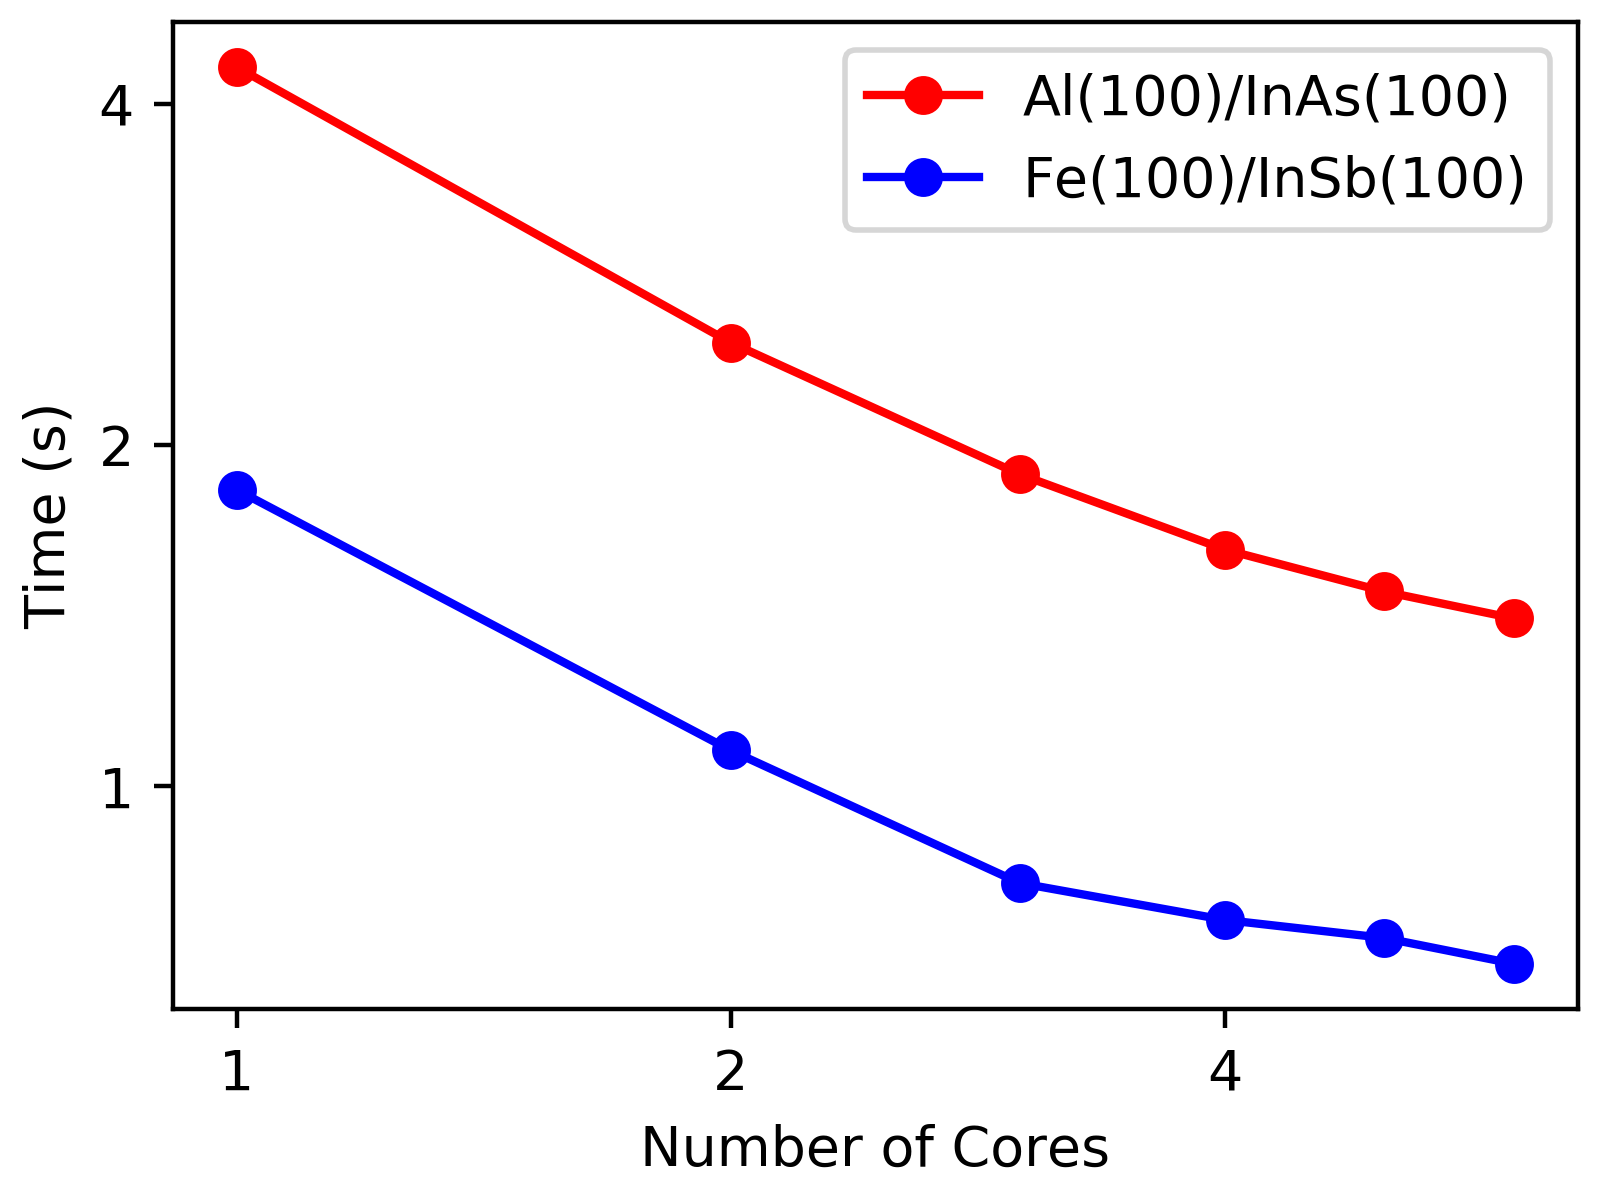

This figure's Python source:
import matplotlib.pyplot as plt
from matplotlib.ticker import MultipleLocator
import numpy as np

times_AlInAs = [
    4.309343118667602,
    2.462775344848633,
    1.8847497367858888,
    1.6177744388580322,
    1.485772647857666,
    1.4066347312927245,
    #  1.399104766845703,
    #  1.3598015308380127,
    #  1.3584164810180663,
    #  1.345594472885132,
    #  1.3421750354766846,
]
times_FeInSb = [
    1.82687424659729,
    1.0759828472137452,
    0.8219082260131836,
    0.7626700878143311,
    0.7353337669372558,
    0.6976130390167237,
    #  0.7116126251220704,
    #  0.7039773654937744,
    #  0.7491522789001465,
    #  0.7345027351379394,
    #  0.7428419399261474,
]

fig, ax = plt.subplots(figsize=(4,3), dpi=400)
ax.set_xlabel(r"Number of Cores")
ax.set_ylabel(r"Time (s)")

ax.plot(
    np.log2(range(1, len(times_AlInAs) + 1)),
    np.log2(times_AlInAs),
    color='red',
    marker='o',
    label='Al(100)/InAs(100)'
)

ax.plot(
    np.log2(range(1, len(times_FeInSb) + 1)),
    np.log2(times_FeInSb),
    color='blue',
    marker='o',
    label='Fe(100)/InSb(100)'
)

ax.xaxis.set_major_locator(MultipleLocator(1))
ax.yaxis.set_major_locator(MultipleLocator(1))

ax.set_xticks([0, 1, 2])
ax.set_xticklabels([1, 2, 4])

ax.set_yticks([0, 1, 2])
ax.set_yticklabels([1, 2, 4])

ax.legend()
fig.tight_layout(pad=0.4)
fig.savefig('scale_plot.png')
